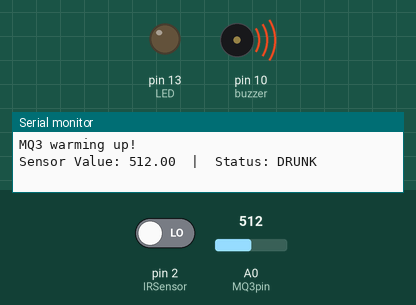
Simulated run of this sketch. Board: Arduino Uno, built with avr-gcc and run on an emulated ATmega328P. Parts: output pins drawn as LEDs (lit = HIGH), buzzer (waves = sounding, pin HIGH), the last lines printed to the serial monitor. The inputs (shaded band) are chosen by the test bench; at power-on: pin 2 (IRSensor) LOW, A0 (MQ3pin) = 512.

Above: at 3.2 s.
3.3 s: pin 2 (IRSensor) driven HIGH
At 5.2 s:
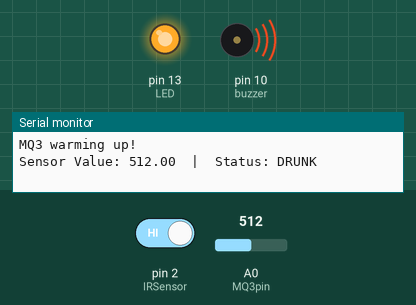
6.0 s: pin 2 (IRSensor) driven LOW
At 6.7 s:
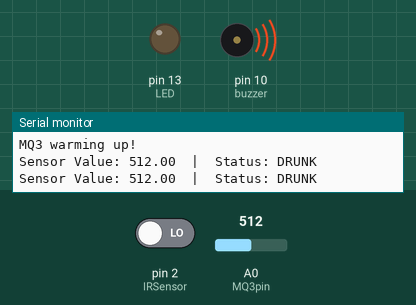
Timing chart, 0 to 9.0 s (numbered marks = the images above; inputs shaded):
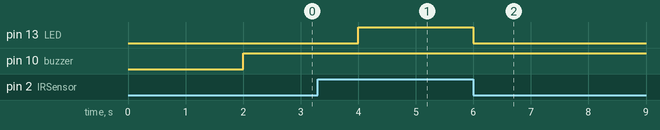

The sketch:

INtergratede_program.ino
```cpp
//IR Sensor config
int IRSensor = 2; // connect ir sensor to arduino pin 2
int LED = 13; // conect Led to arduino pin 13
int buzzer=10;

//Alcohol  Sensor config
#define Sober 50   // Define max value that we consider sober
#define Drunk 100  // Define min value that we consider drunk
#define MQ3pin 0

float sensorValue;  //variable to store sensor value


void setup() {
  //IR Sensor pin config
  pinMode (IRSensor, INPUT); // sensor pin INPUT
  pinMode (LED, OUTPUT); // Led pin OUTPUT
   pinMode (buzzer, OUTPUT); //buzzer config

  //Alcohol Sensor Pin config
  Serial.begin(9600); // sets the serial port to 9600
  Serial.println("MQ3 warming up!");
  delay(2000); // allow the MQ3 to warm up
//  digitalWrite(Relay,HIGH);

}

void loop() {

// digitalWrite(Relay,HIGH);
  ///IR sensor logic
  int statusSensor = digitalRead (IRSensor);
  if (statusSensor == 1){
    digitalWrite(LED, HIGH); // LED LOW
  }
  else
  {
    digitalWrite(LED,LOW);
  }


  if( statusSensor == LOW){


//  //Alcohol Logic


 sensorValue = analogRead(MQ3pin); // read analog input pin 0
 /////////////
  Serial.print("Sensor Value: ");
  Serial.print(sensorValue);

  // Determine the status
  if (sensorValue < Sober) {
    Serial.println("  |  Status: Stone Cold Sober");
    digitalWrite(buzzer, LOW);

  } else if (sensorValue >= Sober && sensorValue < Drunk) {
    Serial.println("  |  Status: Drinking but within legal limits");
    digitalWrite(buzzer, LOW);

  } else {
    Serial.println("  |  Status: DRUNK");

    digitalWrite(buzzer, HIGH);

  }

  delay(2000); // wait 2s for next reading

}
}
```

Measured:
- after the input at 3.3 s, pin 13 (LED): LOW → HIGH after 0.70 s
- after the input at 6.0 s, pin 13 (LED): HIGH → LOW at once
